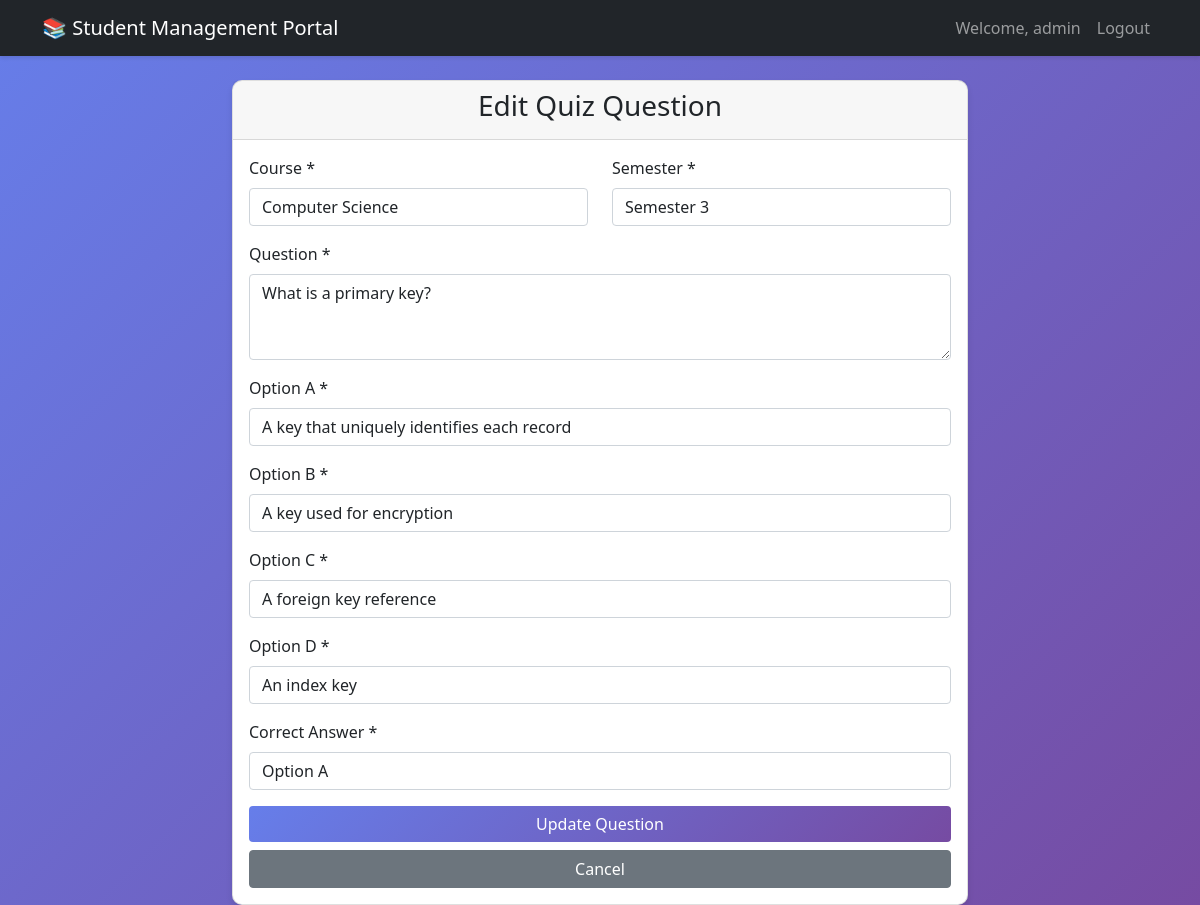
Page /admin/edit_quiz/1 (signed in) on the committed database.
### tables this page shows
CREATE TABLE quiz_questions (
            id INTEGER PRIMARY KEY AUTOINCREMENT,
            course TEXT NOT NULL,
            semester INTEGER NOT NULL,
            question TEXT NOT NULL,
            option_a TEXT NOT NULL,
            option_b TEXT NOT NULL,
            option_c TEXT NOT NULL,
            option_d TEXT NOT NULL,
            correct_answer TEXT NOT NULL
        );

### app.py (the view, shortened to what this page needs)
@app.route('/admin/edit_quiz/<int:quiz_id>', methods=['GET', 'POST'])
@login_required
@admin_required
def edit_quiz(quiz_id):
    conn = get_db()
    quiz = conn.execute('SELECT * FROM quiz_questions WHERE id = ?', (quiz_id,)).fetchone()
    conn.close()
    return render_template('edit_quiz.html', quiz=quiz)

### app.py (called while the page is built)
def get_db():
    conn = sqlite3.connect('student_management.db')
    conn.row_factory = sqlite3.Row
    return conn

def login_required(f):
    @wraps(f)
    def decorated_function(*args, **kwargs):
        if 'user_id' not in session:
            flash('Please login first!', 'danger')
            return redirect(url_for('login'))
        return f(*args, **kwargs)
    return decorated_function

def admin_required(f):
    @wraps(f)
    def decorated_function(*args, **kwargs):
        if session.get('role') != 'admin':
            flash('Admin access required!', 'danger')
            return redirect(url_for('student_dashboard'))
        return f(*args, **kwargs)
    return decorated_function

### templates/edit_quiz.html (shortened to what this page needs)
{% extends "base.html" %}
{% block content %}
<div class="row justify-content-center">
    <div class="col-md-8">
        <div class="card">
            <div class="card-header">
                <h3 class="text-center">Edit Quiz Question</h3>
            </div>
            <div class="card-body">
                <form method="POST">
                    <div class="row">
                        <div class="col-md-6 mb-3">
                            <label for="course" class="form-label">Course *</label>
                            <select class="form-control" id="course" name="course" required>
                                <option value="Computer Science" {% if quiz.course == 'Computer Science' %}selected{% endif %}>Computer Science</option>
                            </select>
                        </div>
                        <div class="col-md-6 mb-3">
                            <label for="semester" class="form-label">Semester *</label>
                            <select class="form-control" id="semester" name="semester" required>
                                <option value="3" {% if quiz.semester == 3 %}selected{% endif %}>Semester 3</option>
                            </select>
                        </div>
                    </div>
                    <div class="mb-3">
                        <label for="question" class="form-label">Question *</label>
                        <textarea class="form-control" id="question" name="question" rows="3" required>{{ quiz.question }}</textarea>
                    </div>
                    <div class="mb-3">
                        <label for="option_a" class="form-label">Option A *</label>
                        <input type="text" class="form-control" id="option_a" name="option_a" value="{{ quiz.option_a }}" required>
                    </div>
                    <div class="mb-3">
                        <label for="option_b" class="form-label">Option B *</label>
                        <input type="text" class="form-control" id="option_b" name="option_b" value="{{ quiz.option_b }}" required>
                    </div>
                    <div class="mb-3">
                        <label for="option_c" class="form-label">Option C *</label>
                        <input type="text" class="form-control" id="option_c" name="option_c" value="{{ quiz.option_c }}" required>
                    </div>
                    <div class="mb-3">
                        <label for="option_d" class="form-label">Option D *</label>
                        <input type="text" class="form-control" id="option_d" name="option_d" value="{{ quiz.option_d }}" required>
                    </div>
                    <div class="mb-3">
                        <label for="correct_answer" class="form-label">Correct Answer *</label>
                        <select class="form-control" id="correct_answer" name="correct_answer" required>
                            <option value="A" {% if quiz.correct_answer == 'A' %}selected{% endif %}>Option A</option>
                        </select>
                    </div>
                    <div class="d-grid">
                        <button type="submit" class="btn btn-primary">Update Question</button>
                        <a href="{{ url_for('manage_quizzes') }}" class="btn btn-secondary mt-2">Cancel</a>
                    </div>
                </form>
            </div>
        </div>
    </div>
</div>
{% endblock %}

### templates/base.html (style rules this page uses)
body { background: linear-gradient(135deg, #667eea 0%, #764ba2 100%); min-height: 100vh; }
.card { border-radius: 10px; box-shadow: 0 4px 6px rgba(0,0,0,.1); transition: transform 0.3s; }
.btn-primary { background: linear-gradient(135deg, #667eea 0%, #764ba2 100%); border: none; }

### rows in the picture
quiz_questions: course "Computer Science", semester "Semester 3", question "What is a primary key?", option_a "A key that uniquely identifies each record", option_b "A key used for encryption", option_c "A foreign key reference", option_d "An index key", correct_answer "Option A"

### other values in the picture
{{ session.username }} "admin"
